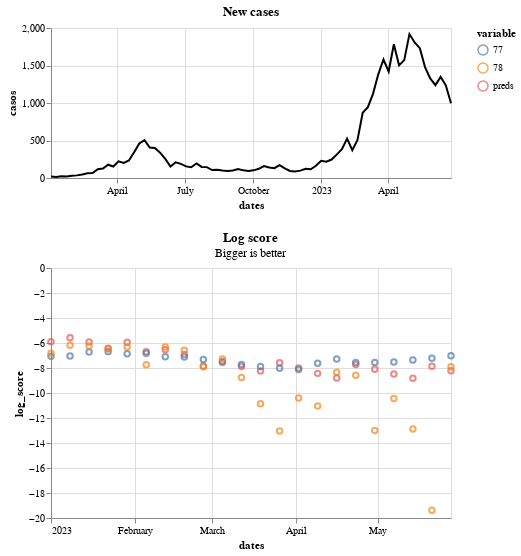

Here is the notebook cell this chart was saved with:
### Code cell
score.plot_log_score()

### Figure 1 — Vega-Lite specification as saved in the notebook (floating-point values rounded to 4 significant figures)
{"config": {"view": {"continuousWidth": 300, "continuousHeight": 300}}, "vconcat": [{"data": {"name": "data-1fff263b8dfc65f577a4f4b19354459e"}, "mark": {"type": "line"}, "encoding": {"color": {"value": "black"}, "x": {"field": "dates", "type": "temporal"}, "y": {"field": "casos", "type": "quantitative"}}, "height": 150, "title": "New cases", "width": 400}, {"layer": [{"mark": {"type": "point", "filled": false}, "encoding": {"color": {"field": "variable", "legend": {"legendX": 100}, "type": "nominal"}, "x": {"field": "dates", "type": "temporal"}, "y": {"field": "log_score", "type": "quantitative"}}}, {"mark": {"type": "point"}, "encoding": {"color": {"field": "variable", "legend": {"legendX": 100}, "type": "nominal"}, "opacity": {"condition": {"param": "param_4", "value": 1, "empty": false}, "value": 0}, "x": {"field": "dates", "type": "temporal"}, "y": {"field": "log_score", "type": "quantitative"}}}, {"mark": {"type": "rule", "color": "gray"}, "encoding": {"opacity": {"condition": {"param": "param_4", "value": 0.3, "empty": false}, "value": 0}, "tooltip": [{"field": "dates", "title": "Date", "type": "temporal"}, {"field": "preds", "format": ".2f", "type": "quantitative"}, {"field": "77", "format": ".2f", "type": "quantitative"}, {"field": "78", "format": ".2f", "type": "quantitative"}], "x": {"field": "dates", "type": "temporal"}}, "name": "view_4", "transform": [{"pivot": "variable", "value": "log_score", "groupby": ["dates"]}]}], "data": {"name": "data-a92cc1db5e759a5a73e643c12a721e7d"}, "height": 250, "title": {"text": "Log score", "subtitle": "Bigger is better"}, "width": 400}], "params": [{"name": "param_4", "select": {"type": "point", "fields": ["dates"], "nearest": true, "on": "pointerover"}, "views": ["view_4"]}], "$schema": "https://vega.github.io/schema/vega-lite/v5.17.0.json", "datasets": {"data-1fff263b8dfc65f577a4f4b19354459e": [{"dates": "2022-01-02T00:00:00", "casos": 21.0, "legend": "Data"}, {"dates": "2022-01-09T00:00:00", "casos": 14.0, "legend": "Data"}, {"dates": "2022-01-16T00:00:00", "casos": 22.0, "legend": "Data"}, {"dates": "2022-01-23T00:00:00", "casos": 19.0, "legend": "Data"}, {"dates": "2022-01-30T00:00:00", "casos": 31.0, "legend": "Data"}, {"dates": "2022-02-06T00:00:00", "casos": 35.0, "legend": "Data"}, {"dates": "2022-02-13T00:00:00", "casos": 47.0, "legend": "Data"}, {"dates": "2022-02-20T00:00:00", "casos": 62.0, "legend": "Data"}, {"dates": "2022-02-27T00:00:00", "casos": 66.0, "legend": "Data"}, {"dates": "2022-03-06T00:00:00", "casos": 116.0, "legend": "Data"}, {"dates": "2022-03-13T00:00:00", "casos": 126.0, "legend": "Data"}, {"dates": "2022-03-20T00:00:00", "casos": 177.0, "legend": "Data"}, {"dates": "2022-03-27T00:00:00", "casos": 153.0, "legend": "Data"}, {"dates": "2022-04-03T00:00:00", "casos": 222.0, "legend": "Data"}, {"dates": "2022-04-10T00:00:00", "casos": 201.0, "legend": "Data"}, {"dates": "2022-04-17T00:00:00", "casos": 234.0, "legend": "Data"}, {"dates": "2022-04-24T00:00:00", "casos": 342.0, "legend": "Data"}, {"dates": "2022-05-01T00:00:00", "casos": 461.0, "legend": "Data"}, {"dates": "2022-05-08T00:00:00", "casos": 505.0, "legend": "Data"}, {"dates": "2022-05-15T00:00:00", "casos": 406.0, "legend": "Data"}, {"dates": "2022-05-22T00:00:00", "casos": 400.0, "legend": "Data"}, {"dates": "2022-05-29T00:00:00", "casos": 338.0, "legend": "Data"}, {"dates": "2022-06-05T00:00:00", "casos": 255.0, "legend": "Data"}, {"dates": "2022-06-12T00:00:00", "casos": 153.0, "legend": "Data"}, {"dates": "2022-06-19T00:00:00", "casos": 209.0, "legend": "Data"}, {"dates": "2022-06-26T00:00:00", "casos": 189.0, "legend": "Data"}, {"dates": "2022-07-03T00:00:00", "casos": 155.0, "legend": "Data"}, {"dates": "2022-07-10T00:00:00", "casos": 144.0, "legend": "Data"}, {"dates": "2022-07-17T00:00:00", "casos": 194.0, "legend": "Data"}, {"dates": "2022-07-24T00:00:00", "casos": 148.0, "legend": "Data"}, {"dates": "2022-07-31T00:00:00", "casos": 145.0, "legend": "Data"}, {"dates": "2022-08-07T00:00:00", "casos": 106.0, "legend": "Data"}, {"dates": "2022-08-14T00:00:00", "casos": 110.0, "legend": "Data"}, {"dates": "2022-08-21T00:00:00", "casos": 99.0, "legend": "Data"}, {"dates": "2022-08-28T00:00:00", "casos": 94.0, "legend": "Data"}, {"dates": "2022-09-04T00:00:00", "casos": 101.0, "legend": "Data"}, {"dates": "2022-09-11T00:00:00", "casos": 120.0, "legend": "Data"}, {"dates": "2022-09-18T00:00:00", "casos": 102.0, "legend": "Data"}, {"dates": "2022-09-25T00:00:00", "casos": 95.0, "legend": "Data"}, {"dates": "2022-10-02T00:00:00", "casos": 102.0, "legend": "Data"}, {"dates": "2022-10-09T00:00:00", "casos": 123.0, "legend": "Data"}, {"dates": "2022-10-16T00:00:00", "casos": 160.0, "legend": "Data"}, {"dates": "2022-10-23T00:00:00", "casos": 139.0, "legend": "Data"}, {"dates": "2022-10-30T00:00:00", "casos": 131.0, "legend": "Data"}, {"dates": "2022-11-06T00:00:00", "casos": 171.0, "legend": "Data"}, {"dates": "2022-11-13T00:00:00", "casos": 129.0, "legend": "Data"}, {"dates": "2022-11-20T00:00:00", "casos": 94.0, "legend": "Data"}, {"dates": "2022-11-27T00:00:00", "casos": 86.0, "legend": "Data"}, {"dates": "2022-12-04T00:00:00", "casos": 98.0, "legend": "Data"}, {"dates": "2022-12-11T00:00:00", "casos": 123.0, "legend": "Data"}, {"dates": "2022-12-18T00:00:00", "casos": 117.0, "legend": "Data"}, {"dates": "2022-12-25T00:00:00", "casos": 163.0, "legend": "Data"}, {"dates": "2023-01-01T00:00:00", "casos": 230.0, "legend": "Data"}, {"dates": "2023-01-08T00:00:00", "casos": 218.0, "legend": "Data"}, {"dates": "2023-01-15T00:00:00", "casos": 246.0, "legend": "Data"}, {"dates": "2023-01-22T00:00:00", "casos": 312.0, "legend": "Data"}, {"dates": "2023-01-29T00:00:00", "casos": 383.0, "legend": "Data"}, {"dates": "2023-02-05T00:00:00", "casos": 525.0, "legend": "Data"}, {"dates": "2023-02-12T00:00:00", "casos": 372.0, "legend": "Data"}, {"dates": "2023-02-19T00:00:00", "casos": 507.0, "legend": "Data"}, {"dates": "2023-02-26T00:00:00", "casos": 870.0, "legend": "Data"}, {"dates": "2023-03-05T00:00:00", "casos": 945.0, "legend": "Data"}, {"dates": "2023-03-12T00:00:00", "casos": 1125.0, "legend": "Data"}, {"dates": "2023-03-19T00:00:00", "casos": 1382.0, "legend": "Data"}, {"dates": "2023-03-26T00:00:00", "casos": 1580.0, "legend": "Data"}, {"dates": "2023-04-02T00:00:00", "casos": 1420.0, "legend": "Data"}, {"dates": "2023-04-09T00:00:00", "casos": 1783.0, "legend": "Data"}, {"dates": "2023-04-16T00:00:00", "casos": 1502.0, "legend": "Data"}, {"dates": "2023-04-23T00:00:00", "casos": 1572.0, "legend": "Data"}, {"dates": "2023-04-30T00:00:00", "casos": 1919.0, "legend": "Data"}, {"dates": "2023-05-07T00:00:00", "casos": 1807.0, "legend": "Data"}, {"dates": "2023-05-14T00:00:00", "casos": 1731.0, "legend": "Data"}, {"dates": "2023-05-21T00:00:00", "casos": 1479.0, "legend": "Data"}, {"dates": "2023-05-28T00:00:00", "casos": 1328.0, "legend": "Data"}, {"dates": "2023-06-04T00:00:00", "casos": 1238.0, "legend": "Data"}, {"dates": "2023-06-11T00:00:00", "casos": 1348.0, "legend": "Data"}, {"dates": "2023-06-18T00:00:00", "casos": 1236.0, "legend": "Data"}, {"dates": "2023-06-25T00:00:00", "casos": 996.0, "legend": "Data"}], "data-a92cc1db5e759a5a73e643c12a721e7d": [{"dates": "2023-01-01T00:00:00", "variable": "preds", "log_score": -5.896}, {"dates": "2023-01-08T00:00:00", "variable": "preds", "log_score": -5.581}, {"dates": "2023-01-15T00:00:00", "variable": "preds", "log_score": -5.927}, {"dates": "2023-01-22T00:00:00", "variable": "preds", "log_score": -6.416}, {"dates": "2023-01-29T00:00:00", "variable": "preds", "log_score": -5.947}, {"dates": "2023-02-05T00:00:00", "variable": "preds", "log_score": -6.701}, {"dates": "2023-02-12T00:00:00", "variable": "preds", "log_score": -6.53}, {"dates": "2023-02-19T00:00:00", "variable": "preds", "log_score": -6.918}, {"dates": "2023-02-26T00:00:00", "variable": "preds", "log_score": -7.843}, {"dates": "2023-03-05T00:00:00", "variable": "preds", "log_score": -7.57}, {"dates": "2023-03-12T00:00:00", "variable": "preds", "log_score": -7.883}, {"dates": "2023-03-19T00:00:00", "variable": "preds", "log_score": -8.243}, {"dates": "2023-03-26T00:00:00", "variable": "preds", "log_score": -7.575}, {"dates": "2023-04-02T00:00:00", "variable": "preds", "log_score": -8.001}, {"dates": "2023-04-09T00:00:00", "variable": "preds", "log_score": -8.43}, {"dates": "2023-04-16T00:00:00", "variable": "preds", "log_score": -8.807}, {"dates": "2023-04-23T00:00:00", "variable": "preds", "log_score": -7.724}, {"dates": "2023-04-30T00:00:00", "variable": "preds", "log_score": -8.096}, {"dates": "2023-05-07T00:00:00", "variable": "preds", "log_score": -8.484}, {"dates": "2023-05-14T00:00:00", "variable": "preds", "log_score": -8.823}, {"dates": "2023-05-21T00:00:00", "variable": "preds", "log_score": -7.858}, {"dates": "2023-05-28T00:00:00", "variable": "preds", "log_score": -8.223}, {"dates": "2023-01-01T00:00:00", "variable": "77", "log_score": -7.061}, {"dates": "2023-01-08T00:00:00", "variable": "77", "log_score": -7.045}, {"dates": "2023-01-15T00:00:00", "variable": "77", "log_score": -6.719}, {"dates": "2023-01-22T00:00:00", "variable": "77", "log_score": -6.691}, {"dates": "2023-01-29T00:00:00", "variable": "77", "log_score": -6.863}, {"dates": "2023-02-05T00:00:00", "variable": "77", "log_score": -6.824}, {"dates": "2023-02-12T00:00:00", "variable": "77", "log_score": -7.106}, {"dates": "2023-02-19T00:00:00", "variable": "77", "log_score": -7.118}, {"dates": "2023-02-26T00:00:00", "variable": "77", "log_score": -7.315}, {"dates": "2023-03-05T00:00:00", "variable": "77", "log_score": -7.469}, {"dates": "2023-03-12T00:00:00", "variable": "77", "log_score": -7.712}, {"dates": "2023-03-19T00:00:00", "variable": "77", "log_score": -7.883}, {"dates": "2023-03-26T00:00:00", "variable": "77", "log_score": -8.024}, {"dates": "2023-04-02T00:00:00", "variable": "77", "log_score": -8.121}, {"dates": "2023-04-09T00:00:00", "variable": "77", "log_score": -7.62}, {"dates": "2023-04-16T00:00:00", "variable": "77", "log_score": -7.272}, {"dates": "2023-04-23T00:00:00", "variable": "77", "log_score": -7.557}, {"dates": "2023-04-30T00:00:00", "variable": "77", "log_score": -7.562}, {"dates": "2023-05-07T00:00:00", "variable": "77", "log_score": -7.527}, {"dates": "2023-05-14T00:00:00", "variable": "77", "log_score": -7.355}, {"dates": "2023-05-21T00:00:00", "variable": "77", "log_score": -7.225}, {"dates": "2023-05-28T00:00:00", "variable": "77", "log_score": -7.019}, {"dates": "2023-01-01T00:00:00", "variable": "78", "log_score": -6.824}, {"dates": "2023-01-08T00:00:00", "variable": "78", "log_score": -6.176}, {"dates": "2023-01-15T00:00:00", "variable": "78", "log_score": -6.242}, {"dates": "2023-01-22T00:00:00", "variable": "78", "log_score": -6.474}, {"dates": "2023-01-29T00:00:00", "variable": "78", "log_score": -6.314}, {"dates": "2023-02-05T00:00:00", "variable": "78", "log_score": -7.734}, {"dates": "2023-02-12T00:00:00", "variable": "78", "log_score": -6.314}, {"dates": "2023-02-19T00:00:00", "variable": "78", "log_score": -6.589}, {"dates": "2023-02-26T00:00:00", "variable": "78", "log_score": -7.891}, {"dates": "2023-03-05T00:00:00", "variable": "78", "log_score": -7.285}, {"dates": "2023-03-12T00:00:00", "variable": "78", "log_score": -8.762}, {"dates": "2023-03-19T00:00:00", "variable": "78", "log_score": -10.85}, {"dates": "2023-03-26T00:00:00", "variable": "78", "log_score": -13.05}, {"dates": "2023-04-02T00:00:00", "variable": "78", "log_score": -10.41}, {"dates": "2023-04-09T00:00:00", "variable": "78", "log_score": -11.04}, {"dates": "2023-04-16T00:00:00", "variable": "78", "log_score": -8.334}, {"dates": "2023-04-23T00:00:00", "variable": "78", "log_score": -8.587}, {"dates": "2023-04-30T00:00:00", "variable": "78", "log_score": -13.0}, {"dates": "2023-05-07T00:00:00", "variable": "78", "log_score": -10.45}, {"dates": "2023-05-14T00:00:00", "variable": "78", "log_score": -12.88}, {"dates": "2023-05-21T00:00:00", "variable": "78", "log_score": -19.38}, {"dates": "2023-05-28T00:00:00", "variable": "78", "log_score": -7.902}]}}
